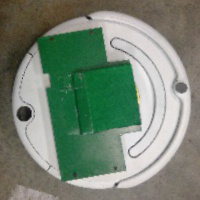
#> input picture Data/test/test_10.jpg, 200 x 200 px; its folder holds 4 pictures in this run
$ python HowlandProject04.py
#> lines starting #> are read from the running program, lines starting #| are printed output that depends on the picture
### Functions.py
# -*- coding: utf-8 -*-
"""
Created on Tue Oct 17 20:41:27 2017

@author: whowland
"""

import cv2
import numpy as np
from skimage.feature import hog
from sklearn.preprocessing import StandardScaler
from sklearn.neural_network import MLPRegressor

def scaleFeatures(trainingData):
    features = getFeatureValues(trainingData)
    scaler = StandardScaler()
    scaler.fit(features)
    scaled = scaler.transform(features)
    return scaled

# [13 lines left out: functions trainClassifier, testClassifier, not called in this run]

def getFeatureValues(rawData):
    for i in range(len(rawData)):
        hsv = cv2.cvtColor(rawData[i], cv2.COLOR_RGB2HSV)
        featHSV = hog(hsv[:,:,1], orientations=5, pixels_per_cell=(7, 7), cells_per_block=(2, 2), block_norm='L1-sqrt', visualise=False)
        edge = cv2.Canny(cv2.cvtColor(rawData[i], cv2.COLOR_RGB2GRAY),100,300)
        featEdge = hog(edge, orientations=5, pixels_per_cell=(7, 7), cells_per_block=(2, 2), block_norm='L1-sqrt', visualise=False)
        if (i == 0):
            features = np.concatenate((featHSV, featEdge))
        else:
            features = np.column_stack((features, np.concatenate((featHSV, featEdge))))
    return features

def degreeToXY(degree):
    toRad = np.pi / 180
    return (np.cos(degree*toRad),np.sin(degree*toRad))

# [15 lines left out: functions XYToDegree, calculateMAEDeg, not called in this run]


# =============================================================================
#     if trainANNWithPresetES:
#         ANN = Functions.trainClassifier(Functions.scaleFeatures(rotated), angles, True, 10)
# =============================================================================

### HowlandProject04.py
# -*- coding: utf-8 -*-
"""
Created on Mon Oct 16 05:43:11 2017

@author: Nanotech
"""


import cv2
import time
import glob
import numpy as np
import pickle as rick # Pickle Rick!
import matplotlib.pyplot as plot
import Functions
from sklearn.neural_network import MLPRegressor
from sklearn.model_selection import train_test_split as tts

# *******************************
# ****** PROGRAM VARIABLES ******
getNewRoratedImages     = True
saveImagesAsJpg         = False

trainClassifier         = False
displayFigure2          = False
displayFigure3          = False

makeTestEvalImage       = True
makeArrowImage          = True

printPredictions        = False # WARNING: This spits out a lot of data
# *******************************

# Variables
directoryToMakeImagesFrom = 'Data/test/*.jpg' # CHANGE THIS TO THE DIRECTORY OF THE TEST IMAGE DR McFALL!
size = 200
var = 6
res = 50

# ****************************************************************************

if getNewRoratedImages:
    fname = glob.glob(directoryToMakeImagesFrom)
    labels = []
    angles = []
    rotated = []
    tf = time.time()
    print('Calculating Rotated Images...')
    for f in range(len(fname)):
        im = plot.imread(fname[f])
#> im is the input picture: shape (200, 200, 4) float32; mean R, G, B, A 0.465, 0.521, 0.457, 1
        rot = cv2.resize(im,(res+var,res+var))
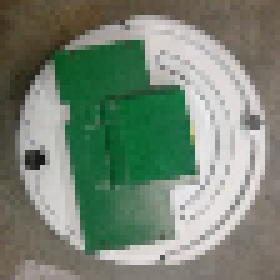
#> rot: shape (56, 56, 4) float32 (shown 5 times larger); mean R, G, B, A 0.466, 0.521, 0.457, 1
        rotated.append(rot)
        labels.append(f)
        angles.append(np.array([Functions.degreeToXY(f)[0], Functions.degreeToXY(f)[1]]))
#> pass 2 of the loop `for f in range(len(fname)):`:
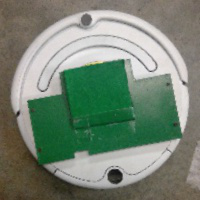
#> input picture Data/test/test_101.jpg, 200 x 200 px
#> im is the input picture: shape (200, 200, 4) float32; mean R, G, B, A 0.466, 0.521, 0.458, 1
#> `rot = cv2.resize(im,(res+var,res+var))`:
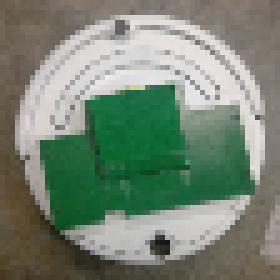
#> rot: shape (56, 56, 4) float32 (shown 5 times larger); mean R, G, B, A 0.466, 0.521, 0.458, 1
#> pass 3 of the loop `for f in range(len(fname)):`:
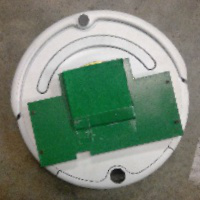
#> input picture Data/test/test_103.jpg, 200 x 200 px
#> im is the input picture: shape (200, 200, 4) float32; mean R, G, B, A 0.466, 0.521, 0.457, 1
#> `rot = cv2.resize(im,(res+var,res+var))`:
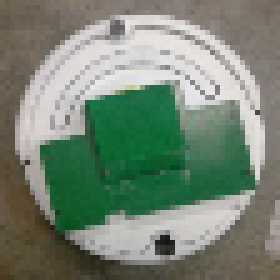
#> rot: shape (56, 56, 4) float32 (shown 5 times larger); mean R, G, B, A 0.466, 0.521, 0.457, 1
#> the loop made 4 passes; the first 3 are shown
# [20 lines of commented-out code are left out]
    rick.dump(labels, open("Data/labels.pkl","wb"))
    rick.dump(angles, open("Data/angles.pkl","wb"))
    rick.dump(rotated, open("Data/rotatedImages.pkl","wb"))
    X_train, X_test, l_train, l_test, deg_train, deg_test = tts(Functions.scaleFeatures(rotated).T, angles, labels, test_size=0.2)
#> (the run stopped early here; a loop or call above may not have finished)
